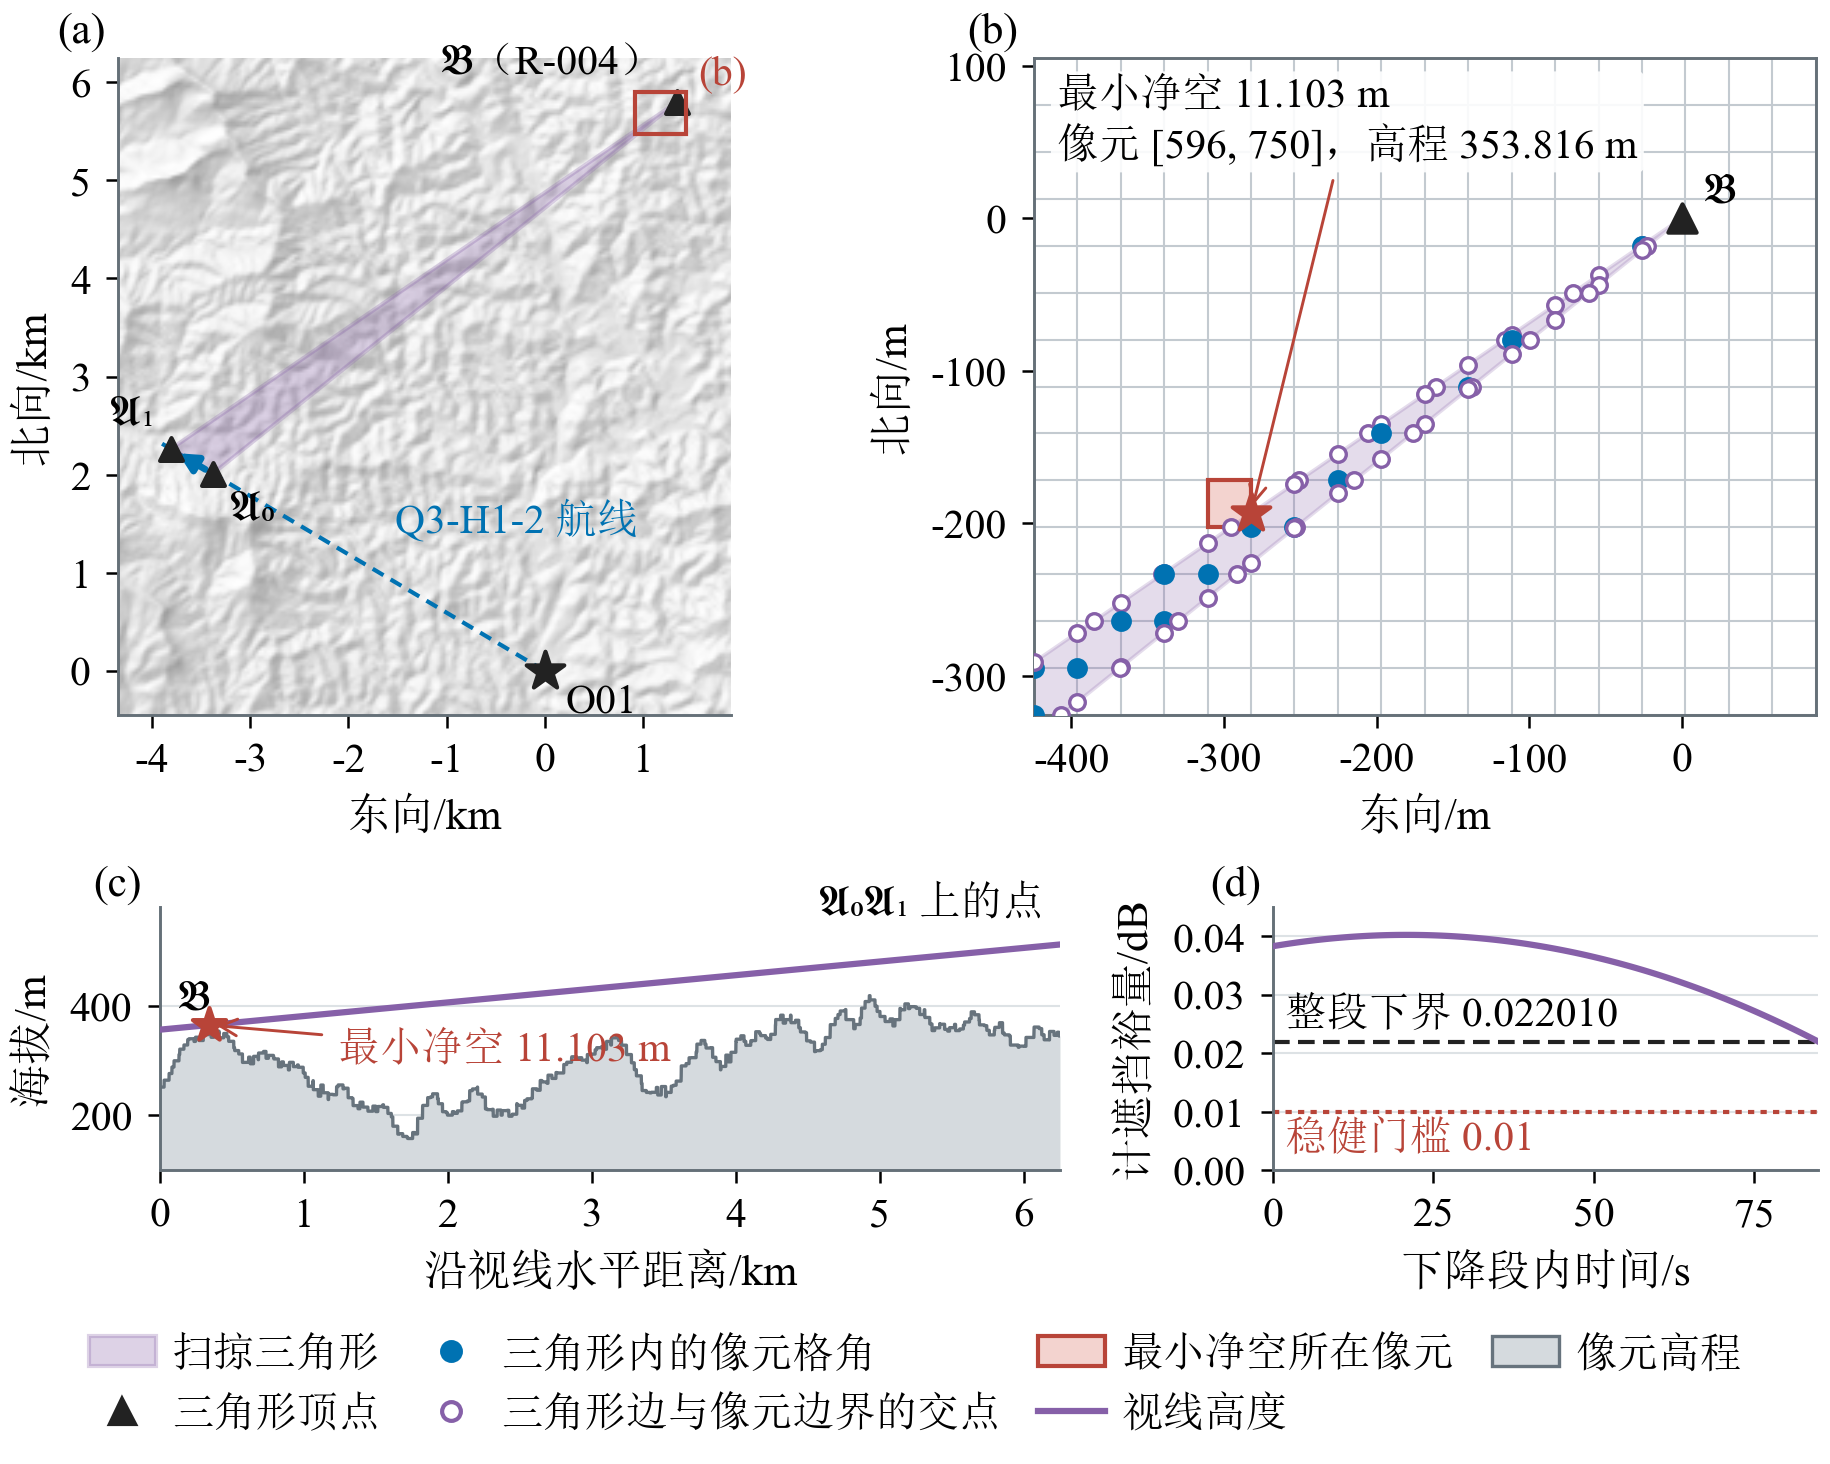

Reproduce this figure in Python.
"""F2 连续通信证明原理示意图（两类闭区间证书，均取问题三的真实区间）。

(a)(b)(c) 扫掠三角形净空证书：Q3-H1-2 巡航段 2914.418–2947.430 s，由中继 R-004 保障。
    中继点 𝔅 与运动段 𝔄₀𝔄₁ 构成的三角形投影到 DEM 像元格网；逐像元裁剪后，视线高度是平面上的
    仿射函数，其最小值只可能出现在三类候选点：三角形顶点、三角形内的像元格角、三角形边与像元边界的交点。
    (c) 为经过最小净空点的视线剖面。
(d) 距离凸性证书：全局最小裕量所在的 Q3-006 下降段 2771.260–2856.230 s（R-004 保障），
    按全程遮挡计损耗，由端点最大距离给出整段裕量下界。
数值全部由附件正式函数（src/dcore.py、src/bounded_certificates.py）按 results/q3.json 的区间端点重算，
并与 q3.json 中的证书逐项核对。
"""
import sys
from pathlib import Path
HERE = Path(__file__).resolve().parent
ROOT = HERE.parent
sys.path.insert(0, str(ROOT / "lib"))
import math
import numpy as np
import figkit as fk
sys.path.insert(0, str(fk.SRC))
from dcore import inputs, Terrain, budget, loss, guaranteed_radius
from bounded_certificates import minimum_clearance, point_on
import matplotlib.pyplot as plt
from matplotlib.lines import Line2D
from matplotlib.patches import Polygon, Rectangle, Patch
from matplotlib.ticker import MultipleLocator

STEM = "fig_comm_proof"
TRI = dict(task="Q3-H1-2", event=2, relay="R-004", start=2914.4180303205717)
DIST = dict(task="Q3-006", event=3, relay="R-004", start=2771.2601412514014)
ZOOM = dict(c0=746, c1=764, r0=587, r1=601)     # 放大窗口（像元列、行范围）
KEY = 1e-9


def plane(P):
    """由三个 (列, 行, 高度) 顶点求 z = a·列 + b·行 + c。"""
    M = np.array([[p[0], p[1], 1.0] for p in P])
    return np.linalg.solve(M, np.array([p[2] for p in P]))


def clip(poly, axis, value, sense):
    out = []
    prev = poly[-1]
    dp = sense * (prev[axis] - value)
    for cur in poly:
        dc = sense * (cur[axis] - value)
        if (dp >= -1e-12) != (dc >= -1e-12):
            t = dp / (dp - dc)
            x = [prev[k] + t * (cur[k] - prev[k]) for k in range(2)]
            x[axis] = value
            out.append(tuple(x))
        if dc >= -1e-12:
            out.append(tuple(cur))
        prev, dp = cur, dc
    return out


def classify(pt, verts):
    for v in verts:
        if abs(pt[0] - v[0]) < KEY and abs(pt[1] - v[1]) < KEY:
            return "vertex"
    on_c = abs(pt[0] - round(pt[0])) < KEY
    on_r = abs(pt[1] - round(pt[1])) < KEY
    return "corner" if (on_c and on_r) else "edge"


def main():
    fk.setup()
    L = fk.labels()
    q3p = fk.RESULTS / "q3.json"
    q3 = fk.load_json(q3p)
    nodes, types, drones, boxes, relay, comm = inputs()
    T = Terrain(nodes)
    rel = {r["id"]: r for r in q3["relays"]}
    tasks = {t["id"]: t for t in q3["tasks"]}
    ivs = q3["communication"]["intervals"]

    def interval(spec):
        return [i for i in ivs if i["task"] == spec["task"] and i["event"] == spec["event"]
                and i["relay"] == spec["relay"] and abs(i["start"] - spec["start"]) < 1e-9][0]

    def xyz(p):
        return np.array([*T.xy(p[0], p[1]), p[2]], dtype=float)

    lim = budget(comm, "T", "A")

    # ---------- 扫掠三角形证书 ----------
    it = interval(TRI)
    ev = tasks[TRI["task"]]["events"][TRI["event"]]
    p0, p1 = point_on(ev, it["start"]), point_on(ev, it["end"])
    Bpos = rel[TRI["relay"]]["position"]
    clr, cell = minimum_clearance(T, Bpos, p0, p1)
    dmax = max(float(np.linalg.norm(xyz(p) - xyz(Bpos))) for p in [p0, p1])
    m_clear, m_block = lim - loss(comm, dmax, False), lim - loss(comm, dmax, True)
    cert = it["certificate"]
    assert cert["method"] == "closed_swept_triangle_clearance"
    assert clr == cert["clearance_lower_m"] and cell == cert["critical_cell"] and m_clear == cert["margin_lower_db"]
    assert m_block < 0.01

    Bg, A0g, A1g = [np.array([*T.grid(p[0], p[1]), p[2]]) for p in (Bpos, p0, p1)]
    verts = [tuple(Bg[:2]), tuple(A0g[:2]), tuple(A1g[:2])]
    coef = plane([Bg, A0g, A1g])
    zfun = lambda c, r: coef[0] * c + coef[1] * r + coef[2]

    # 放大窗口内逐像元裁剪，收集三类候选点
    pts, cells_hit, best = {}, [], (math.inf, None, None)
    for r in range(ZOOM["r0"], ZOOM["r1"]):
        for c in range(ZOOM["c0"], ZOOM["c1"]):
            poly = [tuple(v) for v in verts]
            for axis, value, sense in [(0, c, 1), (0, c + 1, -1), (1, r, 1), (1, r + 1, -1)]:
                poly = clip(poly, axis, value, sense) if poly else []
            if not poly:
                continue
            h = float(T.a[r, c])
            cells_hit.append((r, c))
            for p in poly:
                key = (round(p[0], 7), round(p[1], 7))
                pts.setdefault(key, (p, classify(p, verts)))
                g = zfun(*p) - h
                if g < best[0]:
                    best = (g, (r, c), p)
    assert abs(best[0] - clr) < 1e-6 and list(best[1]) == cell, (best, clr, cell)
    crit_r, crit_c = cell
    crit_h = float(T.a[crit_r, crit_c])
    pstar = best[2]

    # 经过最小净空点的视线：pstar = B + u(A* − B)
    d = np.array(pstar) - Bg[:2]
    M = np.column_stack([A0g[:2] - Bg[:2], A1g[:2] - A0g[:2]])
    u, v = np.linalg.solve(M, d)
    frac = v / u
    tstar = it["start"] + frac * (it["end"] - it["start"])
    Astar = point_on(ev, tstar)
    cells = T.cells((Bpos[0], Bpos[1]), (Astar[0], Astar[1]))
    hlen = float(np.linalg.norm(xyz(Astar)[:2] - xyz(Bpos)[:2]))
    los = lambda s: Bpos[2] + (Astar[2] - Bpos[2]) * s
    prof_clear = min(min(los(lo), los(hi)) - z for _, _, lo, hi, z in cells)
    assert abs(prof_clear - clr) < 1e-6

    # ---------- 距离凸性证书 ----------
    idd = interval(DIST)
    ev2 = tasks[DIST["task"]]["events"][DIST["event"]]
    B2 = rel[DIST["relay"]]["position"]
    ts = np.linspace(idd["start"], idd["end"], 121)
    D = np.array([np.linalg.norm(xyz(point_on(ev2, t)) - xyz(B2)) for t in ts])
    marg = np.array([lim - loss(comm, x, True) for x in D])
    dend = max(D[0], D[-1])
    bound = lim - loss(comm, dend, True)
    assert idd["certificate"]["method"] == "closed_distance_convexity_full_obstruction"
    assert bound == idd["certificate"]["margin_lower_db"] == q3["communication"]["min_certified_margin_db"]
    Robs = guaranteed_radius(comm, "T", "A")

    # ---------- 绘图 ----------
    fig = plt.figure(figsize=(fk.FULL_W, 12.4 * fk.CM), layout="constrained")
    fig.get_layout_engine().set(wspace=0.06, hspace=0.04)
    gs = fig.add_gridspec(2, 2, width_ratios=[1.0, 1.0], height_ratios=[1.45, 1.0])
    axA, axB = fig.add_subplot(gs[0, 0]), fig.add_subplot(gs[0, 1])
    sub = gs[1, :].subgridspec(1, 2, width_ratios=[1.65, 1.0])
    axC, axD = fig.add_subplot(sub[0]), fig.add_subplot(sub[1])

    km = lambda p: xyz(p)[:2] / 1000.0
    kx, ky = T.kx, T.ky
    tri_km = np.array([km(Bpos), km(p0), km(p1)])
    o = km((nodes["O01"]["lon"], nodes["O01"]["lat"], 0))
    s7 = km((nodes["S007"]["lon"], nodes["S007"]["lat"], 0))
    xs = [tri_km[:, 0].min(), tri_km[:, 0].max(), o[0], s7[0]]
    ys = [tri_km[:, 1].min(), tri_km[:, 1].max(), o[1], s7[1]]
    x0, x1, y0, y1 = min(xs) - 0.45, max(xs) + 0.55, min(ys) - 0.45, max(ys) + 0.45
    lon0, lat0 = T.lonlat(x0 * 1000, y0 * 1000)
    lon1, lat1 = T.lonlat(x1 * 1000, y1 * 1000)
    dem = fk.DEM()
    win, ext, _ = dem.window(lon0, lon1, lat0, lat1)
    hs = dem.hillshade(win, nodes["O01"]["lat"])
    e0 = km((ext[0], ext[2], 0))
    e1 = km((ext[1], ext[3], 0))
    axA.imshow(0.62 + 0.38 * hs, extent=(e0[0], e1[0], e0[1], e1[1]), cmap="gray", vmin=0, vmax=1,
               interpolation="bilinear", origin="upper", zorder=0)
    axA.plot([o[0], s7[0]], [o[1], s7[1]], color=fk.C["A"], lw=1.0, ls=(0, (3, 2)), zorder=2)
    axA.add_patch(Polygon(tri_km, closed=True, fc=fk.C["relay"], alpha=0.28, ec=fk.C["relay"], lw=1.0, zorder=3))
    axA.annotate("", xy=tri_km[2], xytext=tri_km[1],
                 arrowprops=dict(arrowstyle="-|>", color=fk.C["A"], lw=1.6, mutation_scale=9), zorder=4)
    axA.scatter(tri_km[:, 0], tri_km[:, 1], marker="^", s=30, color=fk.C["ink"], zorder=5)
    S = fk.labels()["sym"]
    axA.annotate(f"{S['relay_pt']}（R-004）", tri_km[0], xytext=(-4, 7), textcoords="offset points",
                 ha="right", fontsize=10, zorder=6)
    axA.annotate(S["A0"], tri_km[1], xytext=(4, -11), textcoords="offset points", fontsize=10, zorder=6)
    axA.annotate(S["A1"], tri_km[2], xytext=(-4, 6), textcoords="offset points", ha="right", fontsize=10, zorder=6)
    axA.scatter([o[0]], [o[1]], marker="*", s=90, color=fk.C["ink"], zorder=5)
    axA.annotate("O01", o, xytext=(5, -3), textcoords="offset points", fontsize=10, va="top")
    mid = (o + s7) / 2
    axA.annotate("Q3-H1-2 航线", mid, xytext=(10, 6), textcoords="offset points", fontsize=10,
                 color=fk.C["A"], rotation=0)
    zx0, zy0 = km((dem.left + ZOOM["c0"] * dem.dx, dem.top - ZOOM["r1"] * dem.dy, 0))
    zx1, zy1 = km((dem.left + ZOOM["c1"] * dem.dx, dem.top - ZOOM["r0"] * dem.dy, 0))
    axA.add_patch(Rectangle((zx0, zy0), zx1 - zx0, zy1 - zy0, fc="none", ec=fk.C["inventory"], lw=1.0, zorder=6))
    axA.annotate("(b)", (zx1, zy1), xytext=(3, 2), textcoords="offset points", fontsize=10,
                 color=fk.C["inventory"])
    axA.set_xlim(x0, x1)
    axA.set_ylim(y0, y1)
    axA.set_aspect("equal")
    axA.set_xlabel(L["F02"]["east"])
    axA.set_ylabel(L["F02"]["north"])
    axA.xaxis.set_major_locator(MultipleLocator(1))
    axA.yaxis.set_major_locator(MultipleLocator(1))

    # (b) 放大：像元边界、三角形、三类候选点（坐标以 𝔅 的水平位置为原点，单位 m）
    def to_m(c, r):
        lon = dem.left + c * dem.dx
        lat = dem.top - r * dem.dy
        return np.array([(lon - Bpos[0]) * kx, (lat - Bpos[1]) * ky])
    for c in range(ZOOM["c0"], ZOOM["c1"] + 1):
        a, b = to_m(c, ZOOM["r0"]), to_m(c, ZOOM["r1"])
        axB.plot([a[0], b[0]], [a[1], b[1]], color="#C3CAD0", lw=0.5, zorder=1)
    for r in range(ZOOM["r0"], ZOOM["r1"] + 1):
        a, b = to_m(ZOOM["c0"], r), to_m(ZOOM["c1"], r)
        axB.plot([a[0], b[0]], [a[1], b[1]], color="#C3CAD0", lw=0.5, zorder=1)
    cc0, cc1 = to_m(crit_c, crit_r + 1), to_m(crit_c + 1, crit_r)
    axB.add_patch(Rectangle(tuple(cc0), cc1[0] - cc0[0], cc1[1] - cc0[1], fc="#F3D3CF", ec=fk.C["inventory"],
                            lw=1.0, zorder=1.5))
    tri_m = np.array([to_m(*vv) for vv in verts])
    axB.add_patch(Polygon(tri_m, closed=True, fc=fk.C["relay"], alpha=0.22, ec=fk.C["relay"], lw=0.9, zorder=2))
    style = {"vertex": dict(marker="^", s=46, color=fk.C["ink"], zorder=6),
             "corner": dict(marker="o", s=16, color=fk.C["A"], zorder=5),
             "edge": dict(marker="o", s=14, facecolor="white", edgecolor=fk.C["relay"], linewidths=0.8, zorder=5)}
    count = {"vertex": 0, "corner": 0, "edge": 0}
    cand_rows = []
    for (p, kind) in pts.values():
        q = to_m(*p)
        if ZOOM["c0"] <= p[0] <= ZOOM["c1"] and ZOOM["r0"] <= p[1] <= ZOOM["r1"]:
            axB.scatter([q[0]], [q[1]], **style[kind])
            count[kind] += 1
            cand_rows.append({"panel": "b", "kind": kind, "col": p[0], "row": p[1], "east_m": q[0], "north_m": q[1],
                              "los_height_m": zfun(*p)})
    ps = to_m(*pstar)
    axB.scatter([ps[0]], [ps[1]], marker="*", s=90, color=fk.C["inventory"], zorder=7)
    axB.annotate(f"最小净空 {clr:.3f} m\n像元 [{crit_r}, {crit_c}]，高程 {crit_h:.3f} m",
                 ps, xytext=(0.03, 0.97), textcoords="axes fraction", fontsize=10, ha="left", va="top",
                 arrowprops=dict(arrowstyle="->", lw=0.7, color=fk.C["inventory"]),
                 bbox=dict(boxstyle="round,pad=0.15", fc="white", ec="none", alpha=0.9), zorder=8)
    axB.annotate(S["relay_pt"], tri_m[0], xytext=(5, 4), textcoords="offset points", fontsize=10, zorder=8)
    lo_m, hi_m = to_m(ZOOM["c0"], ZOOM["r1"]), to_m(ZOOM["c1"], ZOOM["r0"])
    axB.set_xlim(lo_m[0], hi_m[0])
    axB.set_ylim(lo_m[1], hi_m[1])
    axB.set_aspect("equal")
    axB.set_xlabel(L["F02"]["east_m"])
    axB.set_ylabel(L["F02"]["north_m"])
    axB.xaxis.set_major_locator(MultipleLocator(100))
    axB.yaxis.set_major_locator(MultipleLocator(100))
    for s in ["top", "right"]:
        axB.spines[s].set_visible(True)

    # (c) 视线剖面
    prof_rows = []
    for (r, c, lo, hi, z) in cells:
        prof_rows.append({"panel": "c", "kind": "dem_cell", "col": c, "row": r, "s_from_km": lo * hlen / 1000,
                          "s_to_km": hi * hlen / 1000, "height_m": z})
    grid_s = np.linspace(0, 1, 6001)
    zmax = np.full_like(grid_s, np.nan)
    for (r, c, lo, hi, z) in cells:
        m = (grid_s >= lo) & (grid_s <= hi)
        zmax[m] = np.fmax(zmax[m], z)
    axC.fill_between(grid_s * hlen / 1000, 0, zmax, color="#D5DADE", lw=0, zorder=1)
    axC.plot(grid_s * hlen / 1000, zmax, color=fk.C["muted"], lw=0.8, zorder=2)
    sx = np.array([0, 1.0])
    axC.plot(sx * hlen / 1000, [los(0), los(1)], color=fk.C["relay"], lw=1.5, zorder=3)
    su = u * hlen / 1000
    axC.annotate(f"最小净空 {clr:.3f} m", (su, los(u)), xytext=(su + 0.9, 300), fontsize=10,
                 arrowprops=dict(arrowstyle="->", lw=0.7, color=fk.C["inventory"]), color=fk.C["inventory"])
    axC.scatter([su], [los(u)], marker="*", s=70, color=fk.C["inventory"], zorder=5)
    axC.annotate(S["relay_pt"], (0, los(0)), xytext=(4, 5), textcoords="offset points", fontsize=10)
    axC.annotate(f"{S['A0']}{S['A1']} 上的点", (hlen / 1000, los(1)), xytext=(-4, 5), textcoords="offset points",
                 fontsize=10, ha="right", va="bottom")
    axC.set_xlim(0, hlen / 1000)
    axC.set_ylim(100, 580)
    axC.yaxis.set_major_locator(MultipleLocator(200))
    axC.set_xlabel(L["F02"]["dist"])
    axC.set_ylabel(L["F02"]["height"])
    axC.grid(axis="y")
    axC.set_axisbelow(True)
    # (d) 距离凸性：实际裕量与由端点距离得到的整段下界
    tt = ts - ts[0]
    axD.plot(tt, marg, color=fk.C["relay"], lw=1.5, zorder=3)
    axD.axhline(bound, color=fk.C["ink"], lw=1.0, ls=(0, (4, 2)), zorder=2)
    axD.axhline(0.01, color=fk.C["inventory"], lw=1.0, ls=(0, (1.5, 1.5)), zorder=2)
    axD.text(2, bound + 0.0012, f"整段下界 {bound:.6f}", ha="left", va="bottom", fontsize=10)
    axD.text(2, 0.0088, "稳健门槛 0.01", ha="left", va="top", fontsize=10, color=fk.C["inventory"])
    axD.set_xlim(0, tt[-1])
    axD.set_ylim(0.0, 0.045)
    axD.set_xlabel(f"下降段内时间/s")
    axD.set_ylabel("计遮挡裕量/dB")
    axD.yaxis.set_major_locator(MultipleLocator(0.01))
    axD.grid(axis="y")
    axD.set_axisbelow(True)

    for ax, lab in zip([axA, axB, axC, axD], "abcd"):
        fk.panel_label(ax, f"({lab})", x=-0.02, y=1.01)

    handles = [Patch(fc=fk.C["relay"], alpha=0.28, ec=fk.C["relay"], label=L["F02"]["triangle"]),
               Line2D([], [], marker="^", ls="none", color=fk.C["ink"], markersize=6, label=L["F02"]["cand_vertex"]),
               Line2D([], [], marker="o", ls="none", color=fk.C["A"], markersize=4.5, label=L["F02"]["cand_corner"]),
               Line2D([], [], marker="o", ls="none", mfc="white", mec=fk.C["relay"], markersize=4.5,
                      label=L["F02"]["cand_edge"]),
               Patch(fc="#F3D3CF", ec=fk.C["inventory"], label=L["F02"]["critical"]),
               Line2D([], [], color=fk.C["relay"], lw=1.5, label=L["F02"]["los"]),
               Patch(fc="#D5DADE", ec=fk.C["muted"], lw=0.8, label=L["F02"]["dem"])]
    fig.legend(handles=handles, loc="outside lower center", ncol=4, columnspacing=0.9, handletextpad=0.4)

    rows = cand_rows + prof_rows
    for t, x, mg in zip(ts, D, marg):
        rows.append({"panel": "d", "kind": "distance_margin", "time_s": t, "distance_m": x, "margin_db": mg})
    fk.write_csv(HERE / f"{STEM}.csv", rows,
                 ["panel", "kind", "col", "row", "east_m", "north_m", "los_height_m", "s_from_km", "s_to_km",
                  "height_m", "time_s", "distance_m", "margin_db"])
    fk.save(fig, HERE, STEM, figure_id="F2",
            caption="连续通信的两类闭区间证书",
            section="8.5.2",
            sources=[q3p, fk.SRC / "dcore.py", fk.SRC / "bounded_certificates.py", fk.DEM_TIF, fk.NODE_XLSX,
                     fk.COMM_XLSX],
            key_values={
                "triangle_interval": {"task": TRI["task"], "event": TRI["event"], "relay": TRI["relay"],
                                      "start_s": it["start"], "end_s": it["end"],
                                      "margin_clear_db": m_clear, "margin_if_blocked_db": m_block,
                                      "max_distance_m": dmax, "min_clearance_m": clr, "critical_cell": cell,
                                      "critical_cell_height_m": crit_h, "critical_time_s": tstar,
                                      "candidate_counts_in_zoom": count, "cells_in_zoom_hit": len(cells_hit)},
                "distance_interval": {"task": DIST["task"], "event": DIST["event"], "relay": DIST["relay"],
                                      "start_s": idd["start"], "end_s": idd["end"],
                                      "distance_start_m": float(D[0]), "distance_end_m": float(D[-1]),
                                      "margin_start_db": float(marg[0]), "margin_lower_db": bound,
                                      "obstructed_radius_m": Robs},
                "global_min_certified_margin_db": q3["communication"]["min_certified_margin_db"]},
            notes="(a) 坐标为以 O01 为原点的局部平面（km）；(b) 以 𝔅 的水平位置为原点（m），灰线为 DEM 像元边界；"
                  "(c) 横轴为沿视线的水平距离，折线为视线穿过的像元高程；(d) 横轴自下降段开始计时。"
                  "候选点只画 (b) 窗口内的部分；全区间的最小净空由附件 minimum_clearance 计算并与 q3.json 核对。")


if __name__ == "__main__":
    main()
